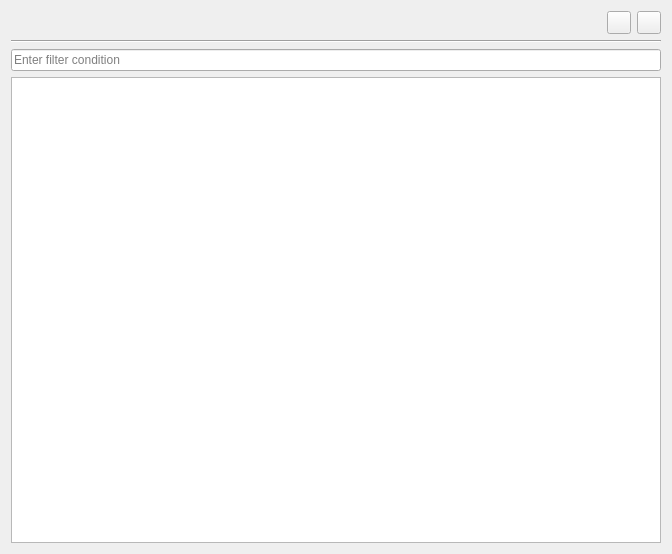
<?xml version="1.0" encoding="UTF-8"?>
<ui version="4.0">
 <class>FilmCatalogClass</class>
 <widget class="QWidget" name="FilmCatalogClass">
  <property name="geometry">
   <rect>
    <x>0</x>
    <y>0</y>
    <width>672</width>
    <height>554</height>
   </rect>
  </property>
  <property name="windowTitle">
   <string>FilmCatalog</string>
  </property>
  <layout class="QVBoxLayout" name="verticalLayout">
   <item>
    <layout class="QHBoxLayout" name="horizontalLayout">
     <item>
      <spacer name="horizontalSpacer">
       <property name="orientation">
        <enum>Qt::Orientation::Horizontal</enum>
       </property>
       <property name="sizeHint" stdset="0">
        <size>
         <width>40</width>
         <height>20</height>
        </size>
       </property>
      </spacer>
     </item>
     <item>
      <widget class="QToolButton" name="adminmenu">
       <property name="text">
        <string/>
       </property>
       <property name="iconSize">
        <size>
         <width>16</width>
         <height>16</height>
        </size>
       </property>
       <property name="arrowType">
        <enum>Qt::ArrowType::NoArrow</enum>
       </property>
      </widget>
     </item>
     <item>
      <widget class="QToolButton" name="toolButton">
       <property name="text">
        <string/>
       </property>
      </widget>
     </item>
    </layout>
   </item>
   <item>
    <widget class="Line" name="line">
     <property name="orientation">
      <enum>Qt::Orientation::Horizontal</enum>
     </property>
    </widget>
   </item>
   <item>
    <widget class="QLineEdit" name="filter">
     <property name="placeholderText">
      <string>Enter filter condition</string>
     </property>
    </widget>
   </item>
   <item>
    <widget class="QListWidget" name="display"/>
   </item>
  </layout>
 </widget>
 <layoutdefault spacing="6" margin="11"/>
 <resources/>
 <connections/>
</ui>
